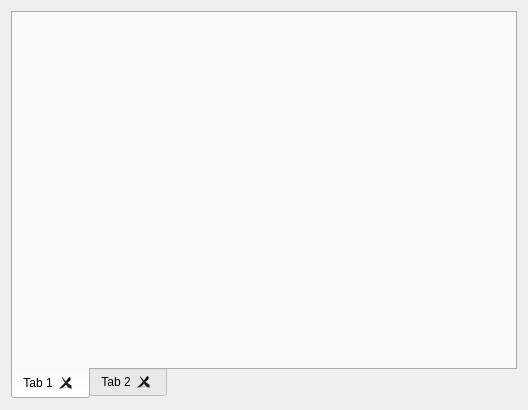
<?xml version="1.0" encoding="UTF-8"?>
<ui version="4.0">
 <class>LogWindow</class>
 <widget class="QDialog" name="LogWindow">
  <property name="geometry">
   <rect>
    <x>0</x>
    <y>0</y>
    <width>528</width>
    <height>410</height>
   </rect>
  </property>
  <property name="windowTitle">
   <string>Dialog</string>
  </property>
  <layout class="QVBoxLayout" name="verticalLayout">
   <item>
    <widget class="QTabWidget" name="tabWidget">
     <property name="tabPosition">
      <enum>QTabWidget::South</enum>
     </property>
     <property name="tabShape">
      <enum>QTabWidget::Rounded</enum>
     </property>
     <property name="currentIndex">
      <number>0</number>
     </property>
     <property name="elideMode">
      <enum>Qt::ElideNone</enum>
     </property>
     <property name="usesScrollButtons">
      <bool>true</bool>
     </property>
     <property name="documentMode">
      <bool>false</bool>
     </property>
     <property name="tabsClosable">
      <bool>true</bool>
     </property>
     <property name="movable">
      <bool>true</bool>
     </property>
     <widget class="QWidget" name="tab">
      <attribute name="title">
       <string>Tab 1</string>
      </attribute>
      <layout class="QVBoxLayout" name="verticalLayout_2">
       <property name="spacing">
        <number>0</number>
       </property>
       <property name="margin">
        <number>0</number>
       </property>
      </layout>
     </widget>
     <widget class="QWidget" name="tab_2">
      <attribute name="title">
       <string>Tab 2</string>
      </attribute>
     </widget>
    </widget>
   </item>
  </layout>
 </widget>
 <resources/>
 <connections/>
</ui>
